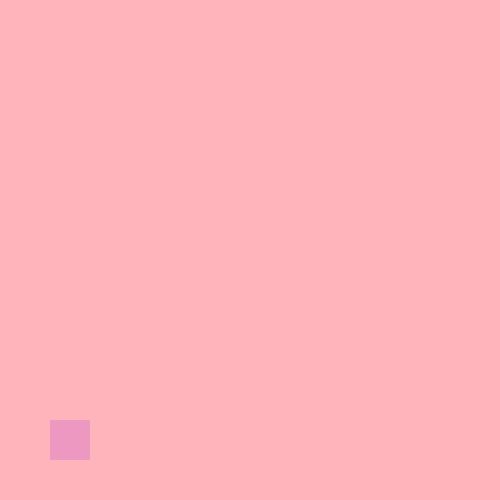
Frame 1 (no input)
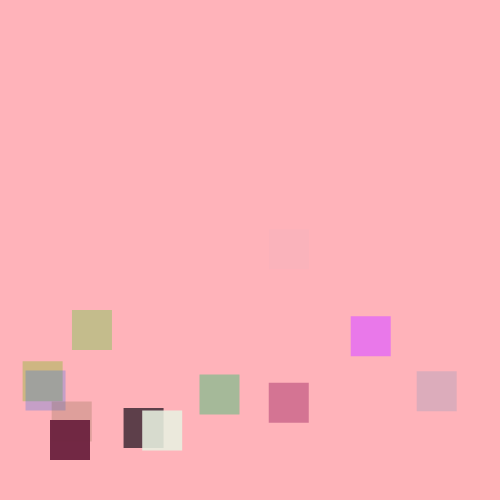
Frame 60 (no input)
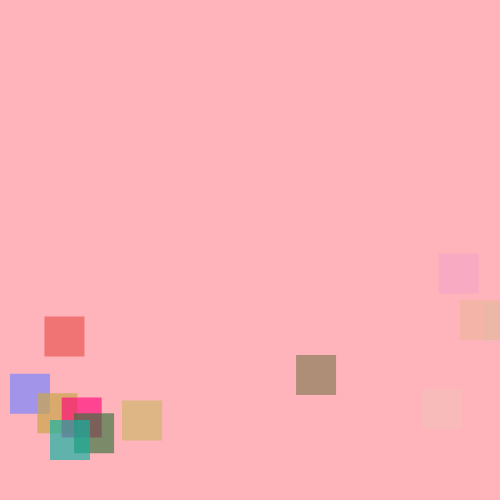
Frame 120 (the mouse pressed at the canvas centre since frame 60)

The p5.js sketch that drew these frames (run headless with seeded random() and noise() and a simulated clock; from frame 60 on, the mouse is pressed at the canvas centre):

// p5.js sketch
// ── sketch.js
let cars = [];

function setup() {
  createCanvas(500, 500);

  // for (let i = 0; i < 20; i++) {
  //   cars.push(new Car());
  //}
  noStroke() ;
}

function draw() {
    background('#ffb3ba');
    cars.push(new Car());
  for (let i = 0; i < cars.length; i++) {
    cars[i].display();
    cars[i].move();
    if (cars[i].a <= 0) {
      cars.splice(i, 1) ;
    }
  }
}



class Car {

  constructor() {
    // attributes
    this.pos = createVector(50, height - 80);
    this.vel = createVector(random(-10, 100), random(-10, -5));
    this.r = random(255) ;
    this.g = random(255) ;
    this.b = random(255) ;
    this.a = random(255) ;
  }

  // methods

  display() {
    fill(this.r, this.g, this.b, this.a) ;
    rect(this.pos.x, this.pos.y, 40, 40);

  }

  move() {
    this.pos.add(this.vel);
    this.a = this.a - 5 ;
    // if (this.pos.x > width) this.pos.x = 0 ;
    // if (this.pos.x < 0) this.pos.x = width ;
    // if (this.pos.y > height) this.pos.y = 0 ;
    // if (this.pos.y <0) this.pos.y = height ;
  }
}
